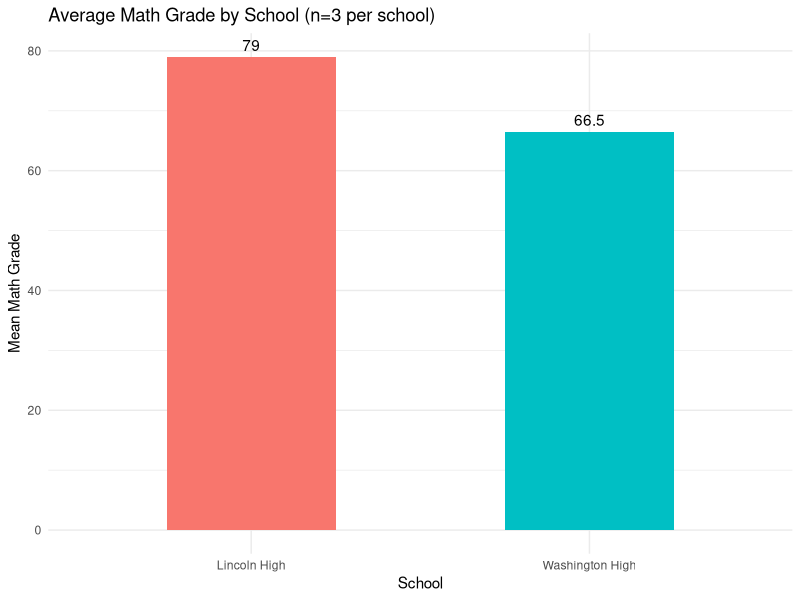
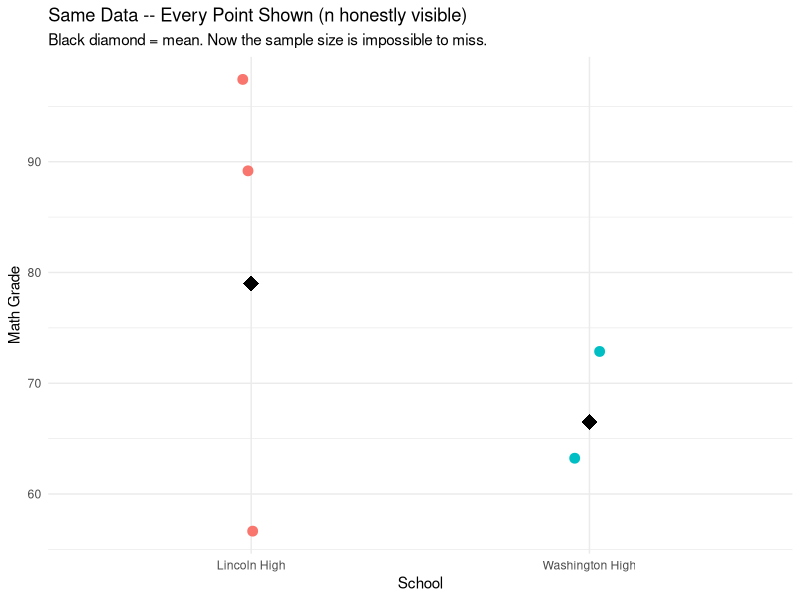
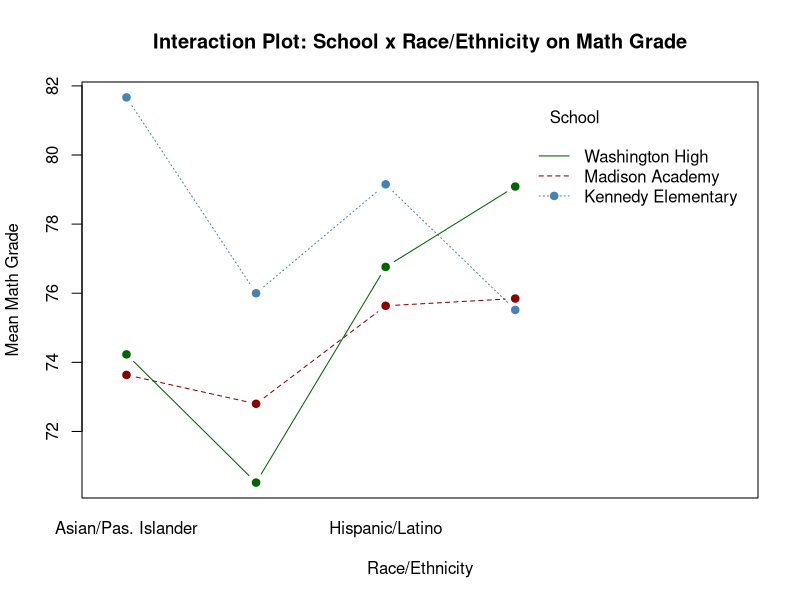
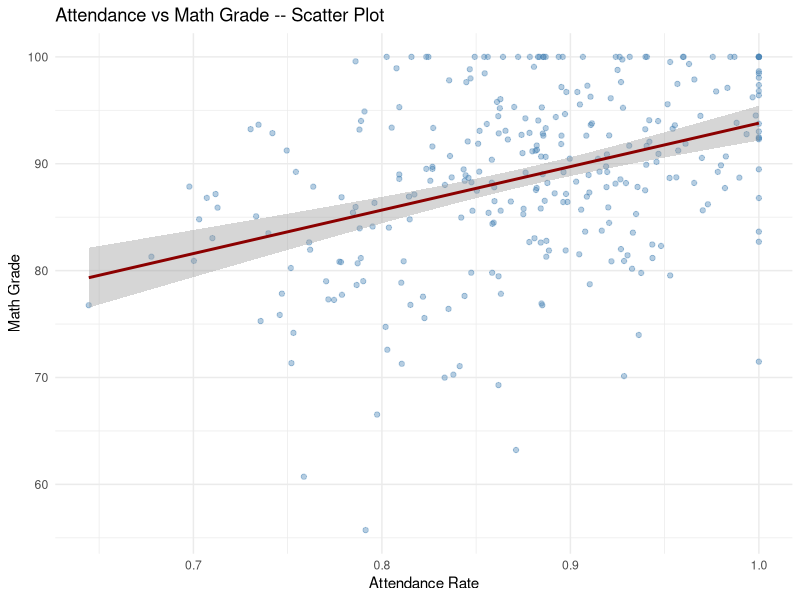
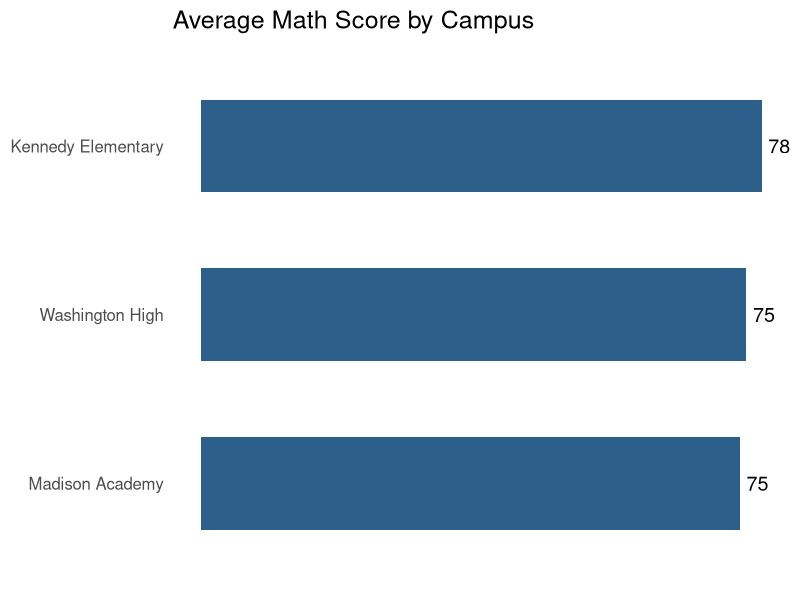
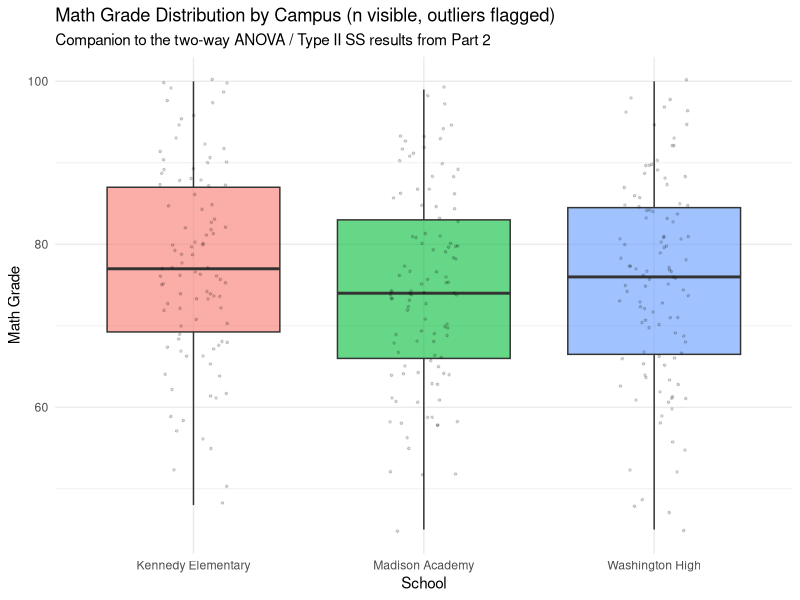
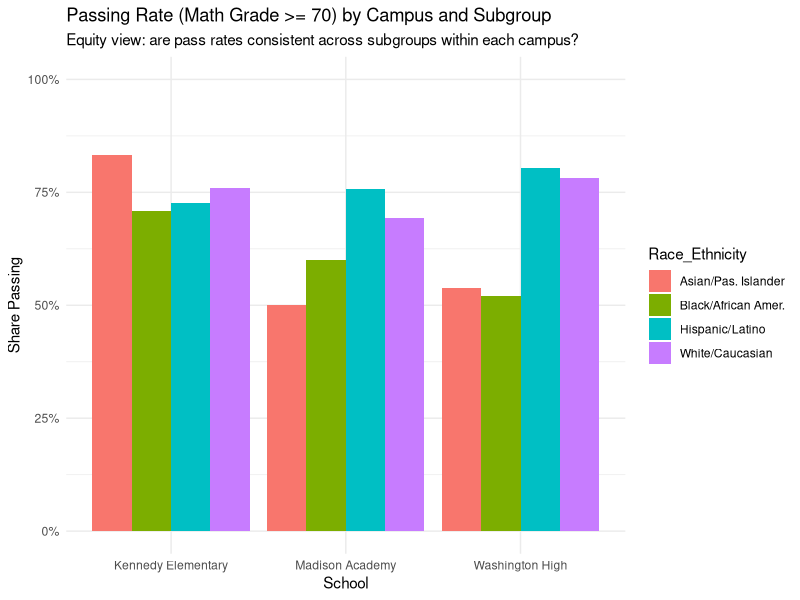

The R source for these figures, in order:
## ---- chunk 1
library(ggplot2)
section <- function(num, title) {
  bar <- paste(rep("=", 78), collapse = "")
  cat("\n", bar, "\n", sep = "")
  cat(sprintf("%2s. %s\n", num, title))
  cat(bar, "\n", sep = "")
}
## ---- chunk 2
section(36, "WHY BAR-OF-MEANS CAN MISLEAD WITH SMALL SAMPLES (n=3 PER SCHOOL)")
students_df <- data.frame(
  Student_ID = paste0("STU-", 101:106),
  School     = rep(c("Lincoln High", "Washington High"), each = 3),
  Attendance = c(0.96, 0.82, 0.99, 0.74, 0.91, 0.88),
  Math_Grade = c(88, 54, 95, 62, 71, NA)
)

school_means <- aggregate(Math_Grade ~ School, data = students_df, FUN = mean, na.rm = TRUE)

print(
  ggplot(school_means, aes(x = School, y = Math_Grade, fill = School)) +
    geom_col(width = 0.5) +
    geom_text(aes(label = round(Math_Grade, 1)), vjust = -0.5) +
    labs(title = "Average Math Grade by School (n=3 per school)", y = "Mean Math Grade") +
    theme_minimal() + theme(legend.position = "none")
)

cat("This bar chart LOOKS like a confident, settled comparison. But each bar\n")
cat("is the average of just 2-3 students -- with only 5 non-missing scores\n")
cat("total, that gap could easily be noise. A bar-of-means chart has no\n")
cat("visual mechanism to show you that.\n\n")

print(
  ggplot(students_df, aes(x = School, y = Math_Grade, color = School)) +
    geom_jitter(width = 0.05, size = 3, na.rm = TRUE) +
    stat_summary(fun = mean, geom = "point", shape = 18, size = 5, color = "black", na.rm = TRUE) +
    labs(title = "Same Data -- Every Point Shown (n honestly visible)",
         subtitle = "Black diamond = mean. Now the sample size is impossible to miss.",
         y = "Math Grade") +
    theme_minimal() + theme(legend.position = "none")
)

cat("With n this small, showing every jittered point (or a boxplot, once n\n")
cat("is large enough for one to be meaningful) is the more honest chart.\n")
cat("Bar-of-means is best reserved for when n per group is large enough that\n")
cat("the mean itself is a stable, trustworthy summary -- which is exactly\n")
cat("the situation in Section 37 below, at n=700.\n")
## ---- chunk 3
section(37, "THE RIGHT COMPANION CHART FOR A TWO-WAY ANOVA: INTERACTION PLOT")
set.seed(2026)
total_students <- 700
campus_names <- c("Lincoln High", "Washington High", "Jefferson Middle", "Kennedy Elementary",
                   "Madison Academy", "Roosevelt Tech", "Garfield Charter")
races_pool <- c("Asian/Pas. Islander", "Hispanic/Latino", "Black/African Amer.", "White/Caucasian")

students_v2 <- data.frame(
  School         = sample(campus_names, total_students, replace = TRUE),
  Race_Ethnicity = sample(races_pool, total_students, replace = TRUE, prob = c(0.15, 0.35, 0.25, 0.25)),
  Math_Grade     = round(pmin(pmax(rnorm(total_students, 76, 12), 45), 100), 0)
)
students_v2$Math_Grade[sample(1:total_students, size = total_students * 0.05)] <- NA

# Collapse to the 3 largest schools for a readable interaction plot --
# all 7 schools x 4 subgroups would be 28 crossing lines, unreadable.
top3_schools <- names(sort(table(students_v2$School), decreasing = TRUE))[1:3]
plot_subset  <- subset(students_v2, School %in% top3_schools & !is.na(Math_Grade))

interaction.plot(
  x.factor = plot_subset$Race_Ethnicity,
  trace.factor = plot_subset$School,
  response = plot_subset$Math_Grade,
  fun = mean, type = "b", pch = 19, col = c("steelblue", "darkred", "darkgreen"),
  xlab = "Race/Ethnicity", ylab = "Mean Math Grade", trace.label = "School",
  main = "Interaction Plot: School x Race/Ethnicity on Math Grade"
)

cat("This is the chart a two-way ANOVA is actually FOR. Roughly parallel\n")
cat("lines mean the effect of Race/Ethnicity is consistent across schools --\n")
cat("no real interaction, matching the Type II test from Part 2 (which\n")
cat("assumes exactly that). Crossing or fanning-out lines are the\n")
cat("interaction the omnibus ANOVA p-value was testing for -- visible\n")
cat("directly here, instead of read off a table of F-statistics.\n")
## ---- chunk 4
section(38, "A RELATIONSHIP CHECK MISSING FROM THE ORIGINAL SCRIPTS")
set.seed(21)
attendance_grade_df <- data.frame(Attendance = pmin(pmax(rnorm(300, 0.88, 0.08), 0.5), 1))
attendance_grade_df$Math_Grade <- pmin(pmax(
  40 + 55 * attendance_grade_df$Attendance + rnorm(300, sd = 8), 0), 100)

print(
  ggplot(attendance_grade_df, aes(x = Attendance, y = Math_Grade)) +
    geom_point(alpha = 0.4, color = "steelblue") +
    geom_smooth(method = "lm", color = "darkred") +
    labs(title = "Attendance vs Math Grade -- Scatter Plot",
         x = "Attendance Rate", y = "Math Grade") +
    theme_minimal()
)

cat("Neither school_district.R nor school_district_v2.R ever plots Attendance\n")
cat("against Math_Grade directly -- yet 'does attendance predict grades' is\n")
cat("probably the single most policy-relevant question sitting in this data.\n")
cat("Per Part 3, Section 31: two numeric variables, relationship question ->\n")
cat("scatter plot is the chart built for exactly this.\n")
## ---- chunk 5
section(39, "SAME UNDERLYING DATA, THREE AUDIENCES")
board_data <- subset(students_v2, School %in% top3_schools)
board_summary <- aggregate(Math_Grade ~ School, data = board_data, FUN = mean, na.rm = TRUE)

# ---- Version 1: School board / public-facing --------------------------------
print(
  ggplot(board_summary, aes(x = reorder(School, Math_Grade), y = Math_Grade)) +
    geom_col(fill = "#2C5F8A", width = 0.55) +
    geom_text(aes(label = round(Math_Grade, 0)), hjust = -0.3, size = 5) +
    coord_flip() +
    labs(title = "Average Math Score by Campus", x = NULL, y = NULL) +
    theme_minimal(base_size = 15) +
    theme(axis.text.x = element_blank(), panel.grid = element_blank())
)
cat("BOARD / PUBLIC VERSION: one message, one chart. No error bars, no\n")
cat("p-values, no jargon -- a board member has seconds, not minutes, and\n")
cat("doesn't need (or want) to interpret a boxplot's whiskers.\n\n")

# ---- Version 2: Internal analyst / statistics team ---------------------------
print(
  ggplot(subset(students_v2, School %in% top3_schools & !is.na(Math_Grade)),
         aes(x = School, y = Math_Grade, fill = School)) +
    geom_boxplot(alpha = 0.6, outlier.color = "red") +
    geom_jitter(width = 0.15, alpha = 0.15, size = 0.6) +
    labs(title = "Math Grade Distribution by Campus (n visible, outliers flagged)",
         subtitle = "Companion to the two-way ANOVA / Type II SS results from Part 2",
         y = "Math Grade") +
    theme_minimal() + theme(legend.position = "none")
)
cat("ANALYST VERSION: full distribution, sample size visible via jitter,\n")
cat("outliers flagged -- meant to sit next to the ANOVA table and diagnostic\n")
cat("plots from Part 2, for a reader who will ask about variance and n.\n\n")

# ---- Version 3: Equity / subgroup review --------------------------------------
students_v2$Passed <- as.integer(students_v2$Math_Grade >= 70)
equity_df <- aggregate(Passed ~ School + Race_Ethnicity,
                        data = subset(students_v2, School %in% top3_schools & !is.na(Math_Grade)),
                        FUN = mean)
names(equity_df)[3] <- "Pass_Rate"

print(
  ggplot(equity_df, aes(x = School, y = Pass_Rate, fill = Race_Ethnicity)) +
    geom_col(position = "dodge") +               # dodge, NOT fill -- see note below
    scale_y_continuous(labels = scales::percent, limits = c(0, 1)) +
    labs(title = "Passing Rate (Math Grade >= 70) by Campus and Subgroup",
         subtitle = "Equity view: are pass rates consistent across subgroups within each campus?",
         y = "Share Passing") +
    theme_minimal()
)
cat("EQUITY VERSION: reframes the same underlying data around subgroup PASS\n")
cat("RATE rather than an overall mean -- the right chart changes because the\n")
cat("QUESTION changes, even though the source data didn't.\n\n")
cat("NOTE: this uses position='dodge', not 'fill' like Section 33's headcount\n")
cat("chart. Headcounts are genuinely parts of a whole (they sum to a\n")
cat("department total), so 100%-stacking them was correct. A pass RATE per\n")
cat("subgroup is its own independent proportion -- it is NOT a share of some\n")
cat("larger total, so stacking it to 100% would produce a number with no\n")
cat("real meaning. Confusing 'a rate' with 'a share of a whole' is a common\n")
cat("and easy mistake once you've gotten comfortable with 100%-stacked bars.\n")

cat("\n", paste(rep("=", 78), collapse = ""), "\n", sep = "")
cat("PART 4 COMPLETE.\n")
